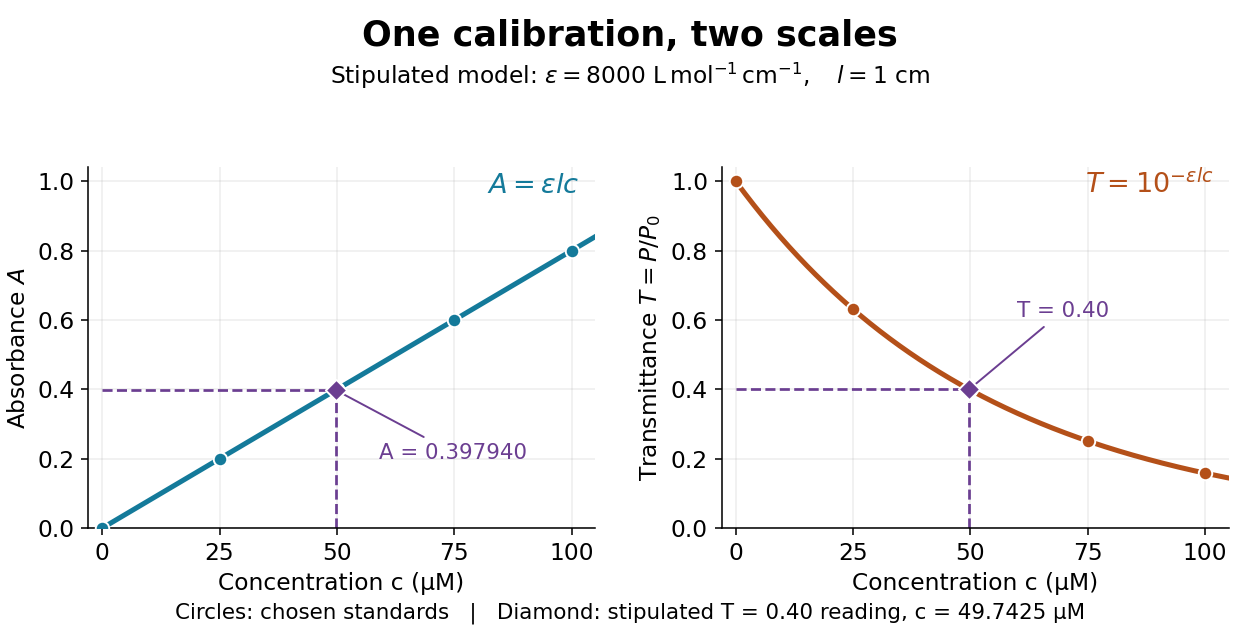

The script that drew this image:
"""Draw an original Beer-Lambert calibration model, not measured material data.

Tested with Python 3.14, matplotlib 3.10.7, and numpy 2.3.5.
Run from the output directory; no input files are needed.
"""

from pathlib import Path

import matplotlib.pyplot as plt
import numpy as np


def main():
    epsilon, length = 8000.0, 1.0
    standards = np.array([0, 25, 50, 75, 100], dtype=float)
    concentration = np.linspace(0, 105, 500)
    absorbance = epsilon * length * concentration * 1e-6
    standard_absorbance = epsilon * length * standards * 1e-6
    transmission = 10.0 ** -absorbance
    reading = 0.4
    inferred_absorbance = -np.log10(reading)
    inferred_concentration = inferred_absorbance / (epsilon * length) * 1e6

    plt.rcParams.update({"font.size": 12, "font.family": "DejaVu Sans"})
    fig, axes = plt.subplots(1, 2, figsize=(9, 4.6), dpi=140, facecolor="white")
    fig.subplots_adjust(left=0.07, right=0.975, bottom=0.18, top=0.74, wspace=0.25)
    fig.suptitle("One calibration, two scales", fontsize=18, weight="bold", y=0.97)
    fig.text(0.5, 0.87, r"Stipulated model: $\varepsilon=8000\ \mathrm{L\,mol^{-1}\,cm^{-1}},\quad l=1\ \mathrm{cm}$",
             ha="center", fontsize=12)
    fig.text(0.5, 0.04, "Circles: chosen standards   |   Diamond: stipulated T = 0.40 reading, c = 49.7425 μM",
             ha="center", fontsize=11)
    blue, orange, highlight = "#147a9a", "#b45019", "#6b3e91"
    data = [(absorbance, standard_absorbance, inferred_absorbance, blue,
             r"Absorbance $A$", r"$A=\varepsilon lc$"),
            (transmission, 10.0 ** -standard_absorbance, reading, orange,
             r"Transmittance $T=P/P_0$", r"$T=10^{-\varepsilon lc}$")]
    for ax, (curve, dots, value, color, ylabel, formula) in zip(axes, data):
        ax.plot(concentration, curve, color=color, linewidth=2.6)
        ax.scatter(standards, dots, s=48, color=color, edgecolor="white", zorder=3)
        ax.plot([inferred_concentration, inferred_concentration], [0, value],
                linestyle="--", color=highlight, linewidth=1.4)
        ax.plot([0, inferred_concentration], [value, value],
                linestyle="--", color=highlight, linewidth=1.4)
        ax.scatter([inferred_concentration], [value], marker="D", s=60,
                   color=highlight, edgecolor="white", zorder=4)
        ax.set(xlim=(-3, 105), ylim=(0, 1.04), xlabel="Concentration c (μM)", ylabel=ylabel,
               xticks=standards, yticks=np.arange(0, 1.01, 0.2))
        ax.grid(alpha=0.22)
        ax.spines[["top", "right"]].set_visible(False)
        ax.text(0.97, 0.93, formula, transform=ax.transAxes, ha="right", color=color, fontsize=14)
    axes[0].annotate("A = 0.397940", xy=(inferred_concentration, inferred_absorbance),
                     xytext=(59, 0.20), color=highlight, fontsize=11,
                     arrowprops={"arrowstyle": "-", "color": highlight})
    axes[1].annotate("T = 0.40", xy=(inferred_concentration, reading),
                     xytext=(60, 0.61), color=highlight, fontsize=11,
                     arrowprops={"arrowstyle": "-", "color": highlight})
    fig.savefig(Path.cwd() / (Path(__file__).stem + ".png"), facecolor="white")
    plt.close(fig)


if __name__ == "__main__":
    main()
